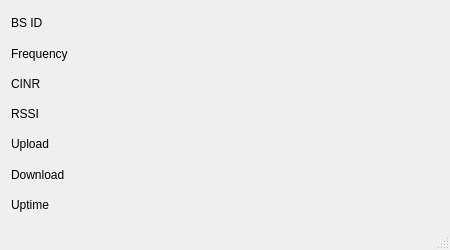
<?xml version="1.0" encoding="UTF-8"?>
<ui version="4.0">
 <class>MainWindow</class>
 <widget class="QMainWindow" name="MainWindow">
  <property name="geometry">
   <rect>
    <x>0</x>
    <y>0</y>
    <width>450</width>
    <height>250</height>
   </rect>
  </property>
  <property name="windowTitle">
   <string>MainWindow</string>
  </property>
  <widget class="QWidget" name="centralWidget">
   <layout class="QGridLayout" name="gridLayout">
    <item row="0" column="0">
     <widget class="QLabel" name="_bsid">
      <property name="sizePolicy">
       <sizepolicy hsizetype="Maximum" vsizetype="Preferred">
        <horstretch>0</horstretch>
        <verstretch>0</verstretch>
       </sizepolicy>
      </property>
      <property name="text">
       <string>BS ID</string>
      </property>
     </widget>
    </item>
    <item row="0" column="1">
     <widget class="QLabel" name="bsid">
      <property name="text">
       <string/>
      </property>
      <property name="indent">
       <number>10</number>
      </property>
     </widget>
    </item>
    <item row="1" column="0">
     <widget class="QLabel" name="_freq">
      <property name="sizePolicy">
       <sizepolicy hsizetype="Maximum" vsizetype="Preferred">
        <horstretch>0</horstretch>
        <verstretch>0</verstretch>
       </sizepolicy>
      </property>
      <property name="text">
       <string>Frequency</string>
      </property>
     </widget>
    </item>
    <item row="1" column="1">
     <widget class="QLabel" name="freq">
      <property name="text">
       <string/>
      </property>
      <property name="indent">
       <number>10</number>
      </property>
     </widget>
    </item>
    <item row="2" column="0">
     <widget class="QLabel" name="_cinr">
      <property name="sizePolicy">
       <sizepolicy hsizetype="Maximum" vsizetype="Preferred">
        <horstretch>0</horstretch>
        <verstretch>0</verstretch>
       </sizepolicy>
      </property>
      <property name="text">
       <string>CINR</string>
      </property>
     </widget>
    </item>
    <item row="2" column="1">
     <widget class="QLabel" name="cinr">
      <property name="text">
       <string/>
      </property>
      <property name="indent">
       <number>10</number>
      </property>
     </widget>
    </item>
    <item row="3" column="0">
     <widget class="QLabel" name="_rssi">
      <property name="sizePolicy">
       <sizepolicy hsizetype="Maximum" vsizetype="Preferred">
        <horstretch>0</horstretch>
        <verstretch>0</verstretch>
       </sizepolicy>
      </property>
      <property name="text">
       <string>RSSI</string>
      </property>
     </widget>
    </item>
    <item row="3" column="1">
     <widget class="QLabel" name="rssi">
      <property name="text">
       <string/>
      </property>
      <property name="indent">
       <number>10</number>
      </property>
     </widget>
    </item>
    <item row="4" column="0">
     <widget class="QLabel" name="_upload">
      <property name="sizePolicy">
       <sizepolicy hsizetype="Maximum" vsizetype="Preferred">
        <horstretch>0</horstretch>
        <verstretch>0</verstretch>
       </sizepolicy>
      </property>
      <property name="text">
       <string>Upload</string>
      </property>
     </widget>
    </item>
    <item row="4" column="1">
     <widget class="QLabel" name="upload">
      <property name="text">
       <string/>
      </property>
      <property name="indent">
       <number>10</number>
      </property>
     </widget>
    </item>
    <item row="5" column="0">
     <widget class="QLabel" name="_download">
      <property name="sizePolicy">
       <sizepolicy hsizetype="Maximum" vsizetype="Preferred">
        <horstretch>0</horstretch>
        <verstretch>0</verstretch>
       </sizepolicy>
      </property>
      <property name="text">
       <string>Download</string>
      </property>
     </widget>
    </item>
    <item row="5" column="1">
     <widget class="QLabel" name="download">
      <property name="text">
       <string/>
      </property>
      <property name="indent">
       <number>10</number>
      </property>
     </widget>
    </item>
    <item row="6" column="0">
     <widget class="QLabel" name="_uptime">
      <property name="sizePolicy">
       <sizepolicy hsizetype="Maximum" vsizetype="Preferred">
        <horstretch>0</horstretch>
        <verstretch>0</verstretch>
       </sizepolicy>
      </property>
      <property name="text">
       <string>Uptime</string>
      </property>
     </widget>
    </item>
    <item row="6" column="1">
     <widget class="QLabel" name="uptime">
      <property name="text">
       <string/>
      </property>
      <property name="indent">
       <number>10</number>
      </property>
     </widget>
    </item>
   </layout>
  </widget>
  <widget class="QStatusBar" name="statusBar"/>
 </widget>
 <layoutdefault spacing="6" margin="11"/>
 <resources/>
 <connections/>
</ui>
